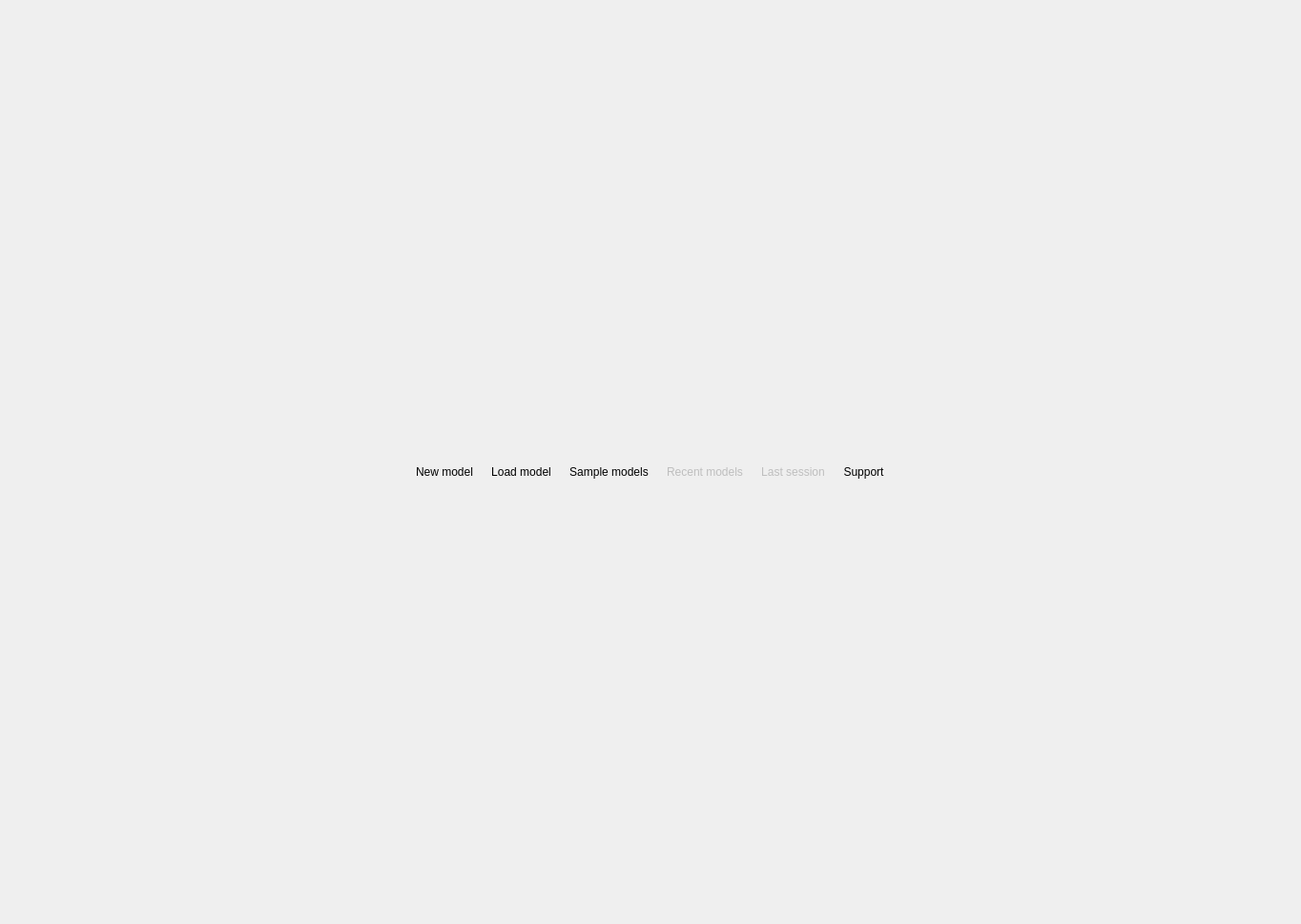
<?xml version="1.0" encoding="UTF-8"?>
<ui version="4.0">
 <class>WelcomeWidget</class>
 <widget class="QWidget" name="WelcomeWidget">
  <property name="geometry">
   <rect>
    <x>0</x>
    <y>0</y>
    <width>1364</width>
    <height>969</height>
   </rect>
  </property>
  <property name="sizePolicy">
   <sizepolicy hsizetype="Expanding" vsizetype="Expanding">
    <horstretch>0</horstretch>
    <verstretch>0</verstretch>
   </sizepolicy>
  </property>
  <property name="mouseTracking">
   <bool>false</bool>
  </property>
  <property name="focusPolicy">
   <enum>Qt::FocusPolicy::NoFocus</enum>
  </property>
  <property name="windowTitle">
   <string>Form</string>
  </property>
  <layout class="QVBoxLayout" name="verticalLayout_2">
   <property name="spacing">
    <number>0</number>
   </property>
   <property name="leftMargin">
    <number>1</number>
   </property>
   <property name="topMargin">
    <number>2</number>
   </property>
   <property name="rightMargin">
    <number>3</number>
   </property>
   <property name="bottomMargin">
    <number>3</number>
   </property>
   <item>
    <widget class="QFrame" name="bg_frame">
     <property name="sizePolicy">
      <sizepolicy hsizetype="Expanding" vsizetype="Expanding">
       <horstretch>0</horstretch>
       <verstretch>0</verstretch>
      </sizepolicy>
     </property>
     <property name="frameShape">
      <enum>QFrame::Shape::NoFrame</enum>
     </property>
     <property name="frameShadow">
      <enum>QFrame::Shadow::Raised</enum>
     </property>
     <layout class="QGridLayout" name="gridLayout_2">
      <property name="leftMargin">
       <number>5</number>
      </property>
      <property name="topMargin">
       <number>5</number>
      </property>
      <property name="rightMargin">
       <number>5</number>
      </property>
      <property name="bottomMargin">
       <number>5</number>
      </property>
      <property name="verticalSpacing">
       <number>30</number>
      </property>
      <item row="0" column="1" colspan="2">
       <spacer name="verticalSpacer">
        <property name="orientation">
         <enum>Qt::Orientation::Vertical</enum>
        </property>
        <property name="sizeHint" stdset="0">
         <size>
          <width>20</width>
          <height>40</height>
         </size>
        </property>
       </spacer>
      </item>
      <item row="2" column="3">
       <spacer name="horizontalSpacer_4">
        <property name="orientation">
         <enum>Qt::Orientation::Horizontal</enum>
        </property>
        <property name="sizeHint" stdset="0">
         <size>
          <width>40</width>
          <height>20</height>
         </size>
        </property>
       </spacer>
      </item>
      <item row="3" column="0" colspan="4">
       <layout class="QGridLayout" name="gridLayout">
        <property name="rightMargin">
         <number>5</number>
        </property>
        <property name="bottomMargin">
         <number>5</number>
        </property>
        <item row="1" column="0">
         <spacer name="horizontalSpacer_5">
          <property name="orientation">
           <enum>Qt::Orientation::Horizontal</enum>
          </property>
          <property name="sizeHint" stdset="0">
           <size>
            <width>40</width>
            <height>20</height>
           </size>
          </property>
         </spacer>
        </item>
        <item row="0" column="0" colspan="2">
         <spacer name="verticalSpacer_3">
          <property name="orientation">
           <enum>Qt::Orientation::Vertical</enum>
          </property>
          <property name="sizeHint" stdset="0">
           <size>
            <width>20</width>
            <height>40</height>
           </size>
          </property>
         </spacer>
        </item>
        <item row="1" column="1">
         <widget class="QLabel" name="nullptrlabs_lbl">
          <property name="sizePolicy">
           <sizepolicy hsizetype="Fixed" vsizetype="Fixed">
            <horstretch>0</horstretch>
            <verstretch>0</verstretch>
           </sizepolicy>
          </property>
          <property name="minimumSize">
           <size>
            <width>197</width>
            <height>80</height>
           </size>
          </property>
          <property name="maximumSize">
           <size>
            <width>197</width>
            <height>80</height>
           </size>
          </property>
          <property name="cursor">
           <cursorShape>PointingHandCursor</cursorShape>
          </property>
          <property name="mouseTracking">
           <bool>true</bool>
          </property>
          <property name="text">
           <string/>
          </property>
          <property name="scaledContents">
           <bool>true</bool>
          </property>
          <property name="openExternalLinks">
           <bool>true</bool>
          </property>
         </widget>
        </item>
       </layout>
      </item>
      <item row="2" column="1" colspan="2">
       <layout class="QHBoxLayout" name="buttons_lt">
        <property name="spacing">
         <number>5</number>
        </property>
        <property name="leftMargin">
         <number>0</number>
        </property>
        <property name="topMargin">
         <number>0</number>
        </property>
        <property name="rightMargin">
         <number>0</number>
        </property>
        <property name="bottomMargin">
         <number>0</number>
        </property>
        <item>
         <widget class="QToolButton" name="new_tb">
          <property name="font">
           <font>
            <bold>false</bold>
           </font>
          </property>
          <property name="mouseTracking">
           <bool>false</bool>
          </property>
          <property name="focusPolicy">
           <enum>Qt::FocusPolicy::NoFocus</enum>
          </property>
          <property name="text">
           <string>New model</string>
          </property>
          <property name="icon">
           <iconset resource="../../res/resources.qrc">
            <normaloff>:/icons/icons/new.png</normaloff>:/icons/icons/new.png</iconset>
          </property>
          <property name="iconSize">
           <size>
            <width>50</width>
            <height>50</height>
           </size>
          </property>
          <property name="toolButtonStyle">
           <enum>Qt::ToolButtonStyle::ToolButtonTextUnderIcon</enum>
          </property>
          <property name="autoRaise">
           <bool>true</bool>
          </property>
         </widget>
        </item>
        <item>
         <widget class="QToolButton" name="load_tb">
          <property name="font">
           <font>
            <bold>false</bold>
           </font>
          </property>
          <property name="mouseTracking">
           <bool>false</bool>
          </property>
          <property name="focusPolicy">
           <enum>Qt::FocusPolicy::NoFocus</enum>
          </property>
          <property name="text">
           <string>Load model</string>
          </property>
          <property name="icon">
           <iconset resource="../../res/resources.qrc">
            <normaloff>:/icons/icons/open.png</normaloff>:/icons/icons/open.png</iconset>
          </property>
          <property name="iconSize">
           <size>
            <width>50</width>
            <height>50</height>
           </size>
          </property>
          <property name="toolButtonStyle">
           <enum>Qt::ToolButtonStyle::ToolButtonTextUnderIcon</enum>
          </property>
          <property name="autoRaise">
           <bool>true</bool>
          </property>
         </widget>
        </item>
        <item>
         <widget class="QToolButton" name="sample_tb">
          <property name="enabled">
           <bool>true</bool>
          </property>
          <property name="font">
           <font>
            <bold>false</bold>
           </font>
          </property>
          <property name="mouseTracking">
           <bool>false</bool>
          </property>
          <property name="focusPolicy">
           <enum>Qt::FocusPolicy::NoFocus</enum>
          </property>
          <property name="text">
           <string>Sample models</string>
          </property>
          <property name="icon">
           <iconset resource="../../res/resources.qrc">
            <normaloff>:/icons/icons/samples.png</normaloff>:/icons/icons/samples.png</iconset>
          </property>
          <property name="iconSize">
           <size>
            <width>50</width>
            <height>50</height>
           </size>
          </property>
          <property name="popupMode">
           <enum>QToolButton::ToolButtonPopupMode::InstantPopup</enum>
          </property>
          <property name="toolButtonStyle">
           <enum>Qt::ToolButtonStyle::ToolButtonTextUnderIcon</enum>
          </property>
          <property name="autoRaise">
           <bool>true</bool>
          </property>
         </widget>
        </item>
        <item>
         <widget class="QToolButton" name="recent_tb">
          <property name="enabled">
           <bool>false</bool>
          </property>
          <property name="font">
           <font>
            <bold>false</bold>
           </font>
          </property>
          <property name="mouseTracking">
           <bool>false</bool>
          </property>
          <property name="focusPolicy">
           <enum>Qt::FocusPolicy::NoFocus</enum>
          </property>
          <property name="text">
           <string>Recent models</string>
          </property>
          <property name="icon">
           <iconset resource="../../res/resources.qrc">
            <normaloff>:/icons/icons/loadrecent.png</normaloff>:/icons/icons/loadrecent.png</iconset>
          </property>
          <property name="iconSize">
           <size>
            <width>50</width>
            <height>50</height>
           </size>
          </property>
          <property name="popupMode">
           <enum>QToolButton::ToolButtonPopupMode::InstantPopup</enum>
          </property>
          <property name="toolButtonStyle">
           <enum>Qt::ToolButtonStyle::ToolButtonTextUnderIcon</enum>
          </property>
          <property name="autoRaise">
           <bool>true</bool>
          </property>
         </widget>
        </item>
        <item>
         <widget class="QToolButton" name="last_session_tb">
          <property name="enabled">
           <bool>false</bool>
          </property>
          <property name="font">
           <font>
            <bold>false</bold>
            <stylestrategy>PreferAntialias</stylestrategy>
           </font>
          </property>
          <property name="mouseTracking">
           <bool>false</bool>
          </property>
          <property name="focusPolicy">
           <enum>Qt::FocusPolicy::NoFocus</enum>
          </property>
          <property name="text">
           <string>Last session</string>
          </property>
          <property name="icon">
           <iconset resource="../../res/resources.qrc">
            <normaloff>:/icons/icons/last_session.png</normaloff>:/icons/icons/last_session.png</iconset>
          </property>
          <property name="iconSize">
           <size>
            <width>50</width>
            <height>50</height>
           </size>
          </property>
          <property name="toolButtonStyle">
           <enum>Qt::ToolButtonStyle::ToolButtonTextUnderIcon</enum>
          </property>
          <property name="autoRaise">
           <bool>true</bool>
          </property>
         </widget>
        </item>
        <item>
         <widget class="QToolButton" name="support_tb">
          <property name="enabled">
           <bool>true</bool>
          </property>
          <property name="font">
           <font>
            <bold>false</bold>
            <stylestrategy>PreferAntialias</stylestrategy>
           </font>
          </property>
          <property name="mouseTracking">
           <bool>false</bool>
          </property>
          <property name="focusPolicy">
           <enum>Qt::FocusPolicy::NoFocus</enum>
          </property>
          <property name="text">
           <string>Support</string>
          </property>
          <property name="icon">
           <iconset resource="../../res/resources.qrc">
            <normaloff>:/icons/icons/help.png</normaloff>:/icons/icons/help.png</iconset>
          </property>
          <property name="iconSize">
           <size>
            <width>50</width>
            <height>50</height>
           </size>
          </property>
          <property name="toolButtonStyle">
           <enum>Qt::ToolButtonStyle::ToolButtonTextUnderIcon</enum>
          </property>
          <property name="autoRaise">
           <bool>true</bool>
          </property>
         </widget>
        </item>
       </layout>
      </item>
      <item row="1" column="0" colspan="4">
       <layout class="QHBoxLayout" name="horizontalLayout">
        <property name="spacing">
         <number>5</number>
        </property>
        <item>
         <spacer name="horizontalSpacer">
          <property name="orientation">
           <enum>Qt::Orientation::Horizontal</enum>
          </property>
          <property name="sizeHint" stdset="0">
           <size>
            <width>40</width>
            <height>20</height>
           </size>
          </property>
         </spacer>
        </item>
        <item>
         <widget class="QLabel" name="logo_lbl">
          <property name="sizePolicy">
           <sizepolicy hsizetype="Preferred" vsizetype="Fixed">
            <horstretch>0</horstretch>
            <verstretch>0</verstretch>
           </sizepolicy>
          </property>
          <property name="minimumSize">
           <size>
            <width>0</width>
            <height>0</height>
           </size>
          </property>
          <property name="maximumSize">
           <size>
            <width>300</width>
            <height>303</height>
           </size>
          </property>
          <property name="text">
           <string/>
          </property>
          <property name="pixmap">
           <pixmap resource="../../../../priv-core/res/logoicons.qrc">:/images/images/pgmodeler_splash.png</pixmap>
          </property>
          <property name="scaledContents">
           <bool>true</bool>
          </property>
          <property name="alignment">
           <set>Qt::AlignmentFlag::AlignCenter</set>
          </property>
         </widget>
        </item>
        <item>
         <spacer name="horizontalSpacer_2">
          <property name="orientation">
           <enum>Qt::Orientation::Horizontal</enum>
          </property>
          <property name="sizeHint" stdset="0">
           <size>
            <width>40</width>
            <height>20</height>
           </size>
          </property>
         </spacer>
        </item>
       </layout>
      </item>
      <item row="2" column="0">
       <spacer name="horizontalSpacer_3">
        <property name="orientation">
         <enum>Qt::Orientation::Horizontal</enum>
        </property>
        <property name="sizeHint" stdset="0">
         <size>
          <width>40</width>
          <height>20</height>
         </size>
        </property>
       </spacer>
      </item>
     </layout>
    </widget>
   </item>
  </layout>
 </widget>
 <tabstops>
  <tabstop>new_tb</tabstop>
  <tabstop>load_tb</tabstop>
  <tabstop>sample_tb</tabstop>
  <tabstop>recent_tb</tabstop>
  <tabstop>last_session_tb</tabstop>
  <tabstop>support_tb</tabstop>
 </tabstops>
 <resources>
  <include location="../../../../priv-core/res/logoicons.qrc"/>
  <include location="../../res/resources.qrc"/>
  <include location="../../../../priv-core/res/logoicons.qrc"/>
  <include location="../../../../priv-core/res/logoicons.qrc"/>
  <include location="../../../../priv-core/res/logoicons.qrc"/>
  <include location="../../../../priv-core/res/logoicons.qrc"/>
  <include location="../../../../priv-core/res/logoicons.qrc"/>
  <include location="../../../../priv-core/res/logoicons.qrc"/>
  <include location="../../../../priv-core/res/logoicons.qrc"/>
  <include location="../../../../priv-core/res/logoicons.qrc"/>
  <include location="../../../../priv-core/res/logoicons.qrc"/>
  <include location="../../../../priv-core/res/logoicons.qrc"/>
 </resources>
 <connections/>
</ui>
